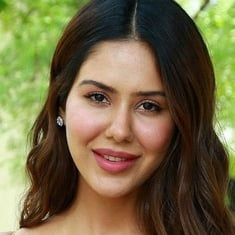
#> input picture test/1.jpg, 235 x 235 px, found by its file name
$ jupyter execute --allow-errors image_classification.ipynb   (shell and % lines are left out)
#> lines starting #> are read from the running program, lines starting #| are printed output that depends on the picture
[cell 1]
# Importing Necessary Modules

import numpy as np
import cv2
import matplotlib
from matplotlib import pyplot as plt

[cell 2]
img=cv2.imread('C:\\Users\\sandh\\OneDrive\\Desktop\\Image_Classification\\test\\1.jpg')
#> img is the input picture: shape (235, 235, 3); mean B, G, R 68.4, 103.8, 114.1
plt.imshow(img)
plt.show()

[cell 3]
gray=cv2.cvtColor(img,cv2.COLOR_BGR2GRAY)
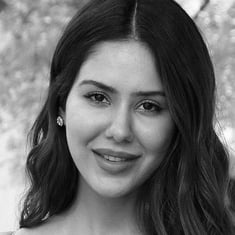
#> gray: shape (235, 235); min 0, max 254, mean 102.8
gray.shape
#> Out = (235, 235)

[cell 4]
gray

[cell 5]
plt.imshow(gray,cmap='gray')
plt.show()

[cell 6]
# Code For Importing Classifiers                            ---------------IMP--------
face_cascade = cv2.CascadeClassifier(cv2.data.haarcascades + 'haarcascade_frontalface_default.xml')
eye_cascade = cv2.CascadeClassifier(cv2.data.haarcascades + 'haarcascade_eye.xml')

#> (a cell that did not finish here is left out)

#> (a cell that did not finish here is left out)

[cell 9]
# Function to Get Cropped Image That Have Two Eyes
def required_img(img_path):
    img=cv2.imread(img_path)
    try:
        gray=cv2.cvtColor(img,cv2.COLOR_BGR2GRAY)
        faces=face_cascade.detectMultiScale(gray,1.3,5)             # For Face Detection
#> faces = [[49, 46, 142, 142]]

        for (x,y,w,h) in faces:
            roi_gray=gray[y:y+h,x:x+w]
            roi_color=img[y:y+h,x:x+w]

            eyes=eye_cascade.detectMultiScale(roi_gray)            # for Eyes Detection
            if len(eyes)>=2:
                return roi_color
#> this loop made 1 pass
#> (x, y, w, h, eyes) on pass 1: (49, 46, 142, 142, [[32, 34, 34, 34], [82, 46, 30, 30]])
#> pass 1, in required_img, `roi_gray=gray[y:y+h,x:x+w]`:
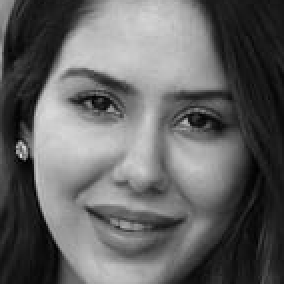
#> roi_gray: shape (142, 142) (shown 2 times larger); min 0, max 220, mean 99.1
#> pass 1, in required_img, `roi_color=img[y:y+h,x:x+w]`:
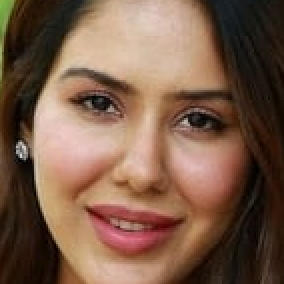
#> roi_color: shape (142, 142, 3) (shown 2 times larger); mean B, G, R 72.9, 92.2, 122.7
    except:
        pass

[cell 10]
# Getting Cropped Image
cropped_image=required_img('C:\\Users\\sandh\\OneDrive\\Desktop\\Image_Classification\\test\\1.jpg')
cropped_image

[cell 11]
plt.imshow(cropped_image)
plt.show()

[cell 12]
# Testing Function On Other Images
test=cv2.imread('C:\\Users\\sandh\\OneDrive\\Desktop\\Image_Classification\\test\\3.jpg')
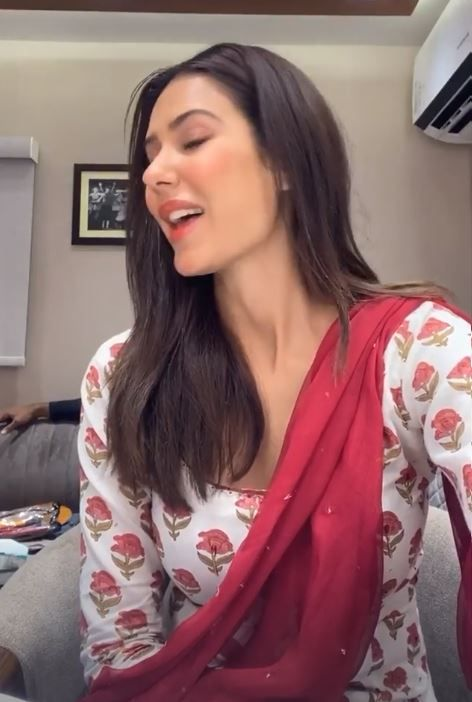
#> input picture test/3.jpg, 472 x 702 px, found by its file name
#> test is the input picture: shape (702, 472, 3); mean B, G, R 106.4, 106.2, 141.1
plt.imshow(test)
plt.show()

[cell 13]
crop=required_img('C:\\Users\\sandh\\OneDrive\\Desktop\\Image_Classification\\test\\3.jpg')
#> in required_img (call 2), `gray=cv2.cvtColor(img,cv2.COLOR_BGR2GRAY)`:
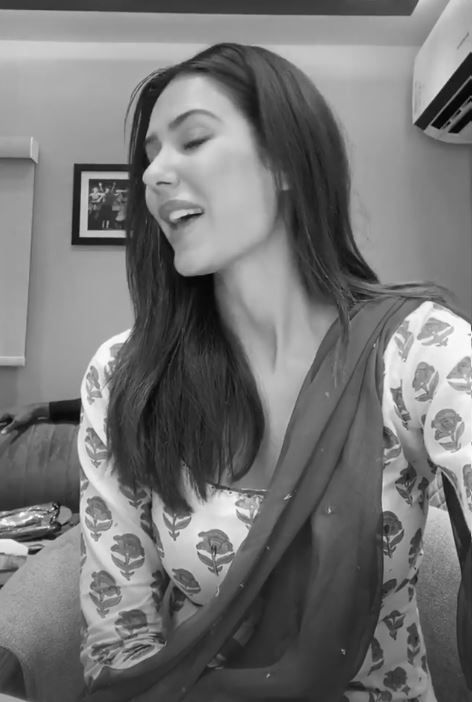
#> gray: shape (702, 472); min 1, max 254, mean 116.7
#> in required_img (call 2), `faces=face_cascade.detectMultiScale(gray,1.3,5)`: faces = ()
crop

[cell 14]
# Setting Paths
path_to_data='C:\\Users\\sandh\\OneDrive\\Desktop\\Image_Classification\\dataset\\'
path_to_cr_data='C:\\Users\\sandh\\OneDrive\\Desktop\\Image_Classification\\cropped\\'

[cell 15]
# Code To Store All Sub Directory Names in An List
import os
img_dirs=[]
#> (the rest of this cell did not finish here and is left out)

[cell 16]
# Code To Generate Cropped Folder If Already Exist Remove It & Generate New One
import shutil
if os.path.exists(path_to_cr_data):
     shutil.rmtree(path_to_cr_data)
os.mkdir(path_to_cr_data)

[cell 17]
# Code To Travers Image Directories
cropped_image_dirs = []
celebrity_file_names_dict = {}

for img_dir in img_dirs:
    count = 1
    celebrity_name = img_dir.split('\\')[-1]
    print(celebrity_name)

    celebrity_file_names_dict[celebrity_name] = []

    for entry in os.scandir(img_dir):
        roi_color = required_img(entry.path)
        if roi_color is not None:
            cropped_folder = path_to_cr_data + celebrity_name
            if not os.path.exists(cropped_folder):
                os.makedirs(cropped_folder)
                cropped_image_dirs.append(cropped_folder)
                print("Generating cropped images in folder: ",cropped_folder)

            cropped_file_name = celebrity_name + str(count) + ".png"
            cropped_file_path = cropped_folder + "/" + cropped_file_name

            cv2.imwrite(cropped_file_path, roi_color)
            celebrity_file_names_dict[celebrity_name].append(cropped_file_path)
            count += 1

[cell 18]
# Code For Wavelet Transformation On Images
import numpy as np
import pywt
import cv2

def w2d(img, mode='haar', level=1):
#> called with mode = 'db1', level = 5
    imArray = img
    #Datatype conversions
    #convert to grayscale
    imArray = cv2.cvtColor( imArray,cv2.COLOR_RGB2GRAY )
    #convert to float
    imArray =  np.float32(imArray)
    imArray /= 255;
    # compute coefficients
    coeffs=pywt.wavedec2(imArray, mode, level=level)
#> coeffs = 6 items

    #Process Coefficients
    coeffs_H=list(coeffs)
#> coeffs_H = 6 items
    coeffs_H[0] *= 0;

    # reconstruction
    imArray_H=pywt.waverec2(coeffs_H, mode);
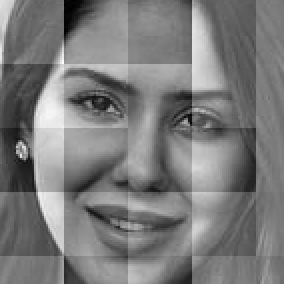
#> imArray_H: shape (142, 142) float32 (shown 2 times larger); min -0.499, max 0.533, mean 0.000334; drawn with min black and max white
    imArray_H *= 255;
    imArray_H =  np.uint8(imArray_H)
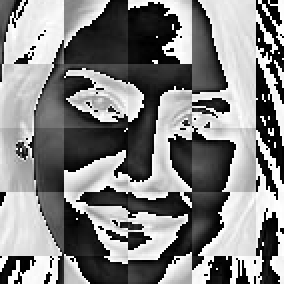
#> imArray_H: shape (142, 142) (shown 2 times larger); min 0, max 255, mean 130.8

    return imArray_H

[cell 19]
im_har = w2d(cropped_image,'db1',5)
plt.imshow(im_har, cmap='gray')
plt.show()

# You can see above a wavelet transformed image that gives clues on facial features such as eyes, nose, lips etc. This along with raw pixel image can be used as an input for our classifier
(3) Preprocessing: Load image, detect face. If eyes >=2, then save and crop the face region
Lets write a python function that can take input image and returns cropped image (if face and eyes >=2 are detected)

[cell 20]
celebrity_file_names_dict

[cell 21]
class_dict = {}
count = 0
for celebrity_name in celebrity_file_names_dict.keys():
    class_dict[celebrity_name] = count
    count = count + 1
class_dict
